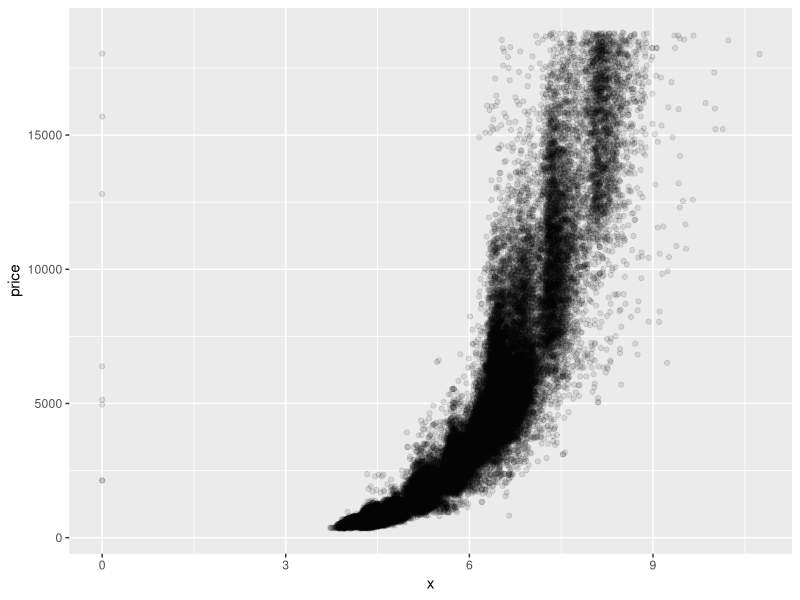
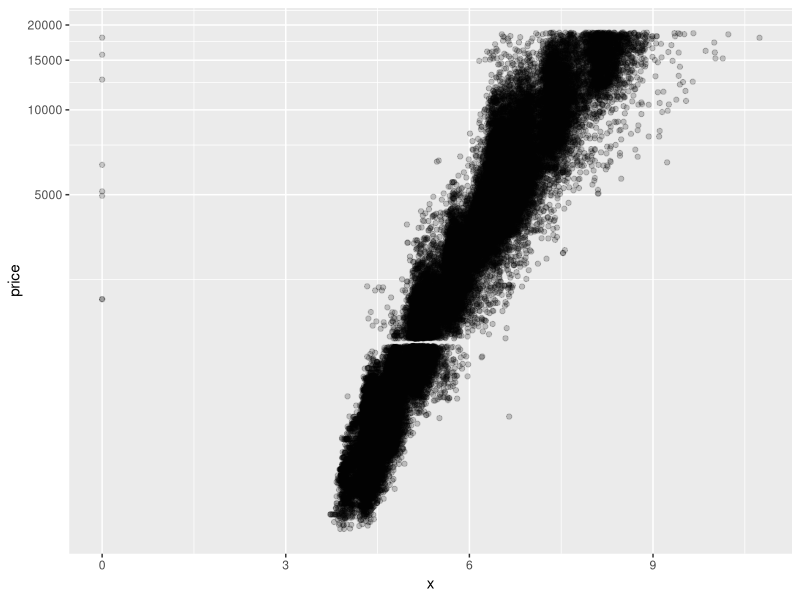
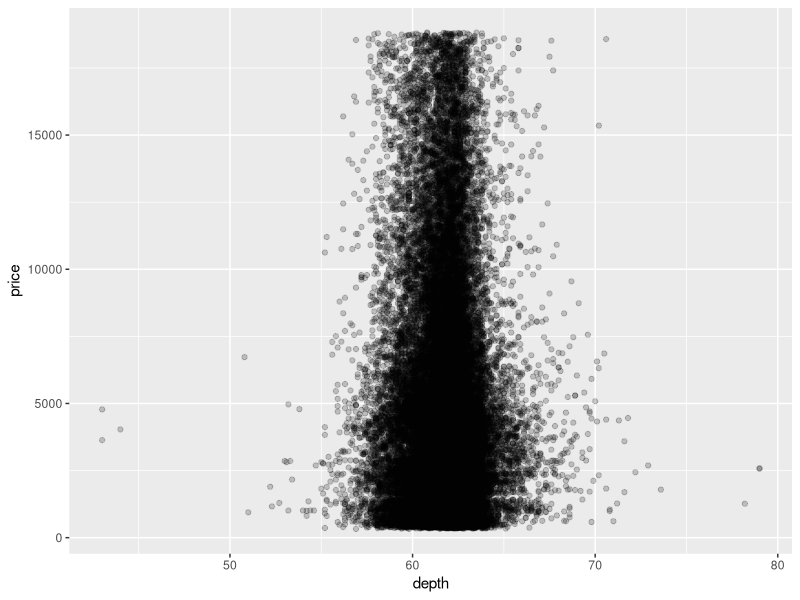
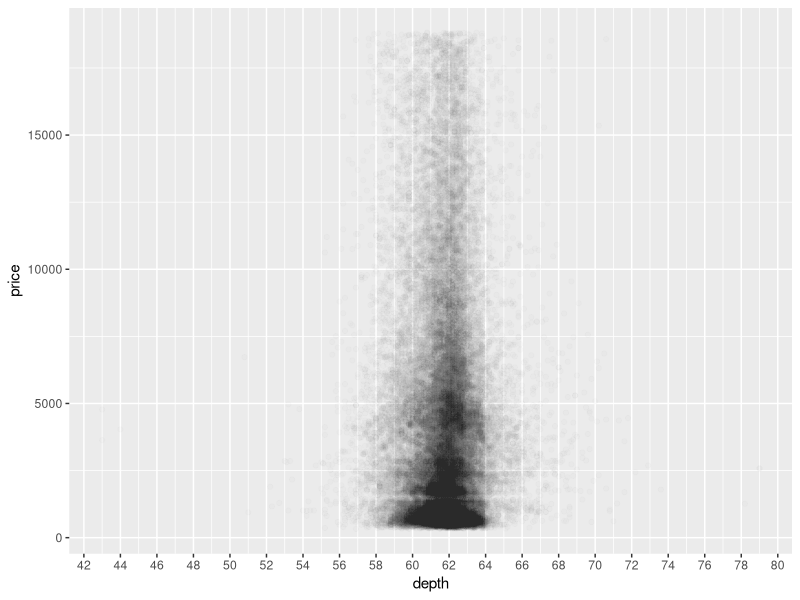
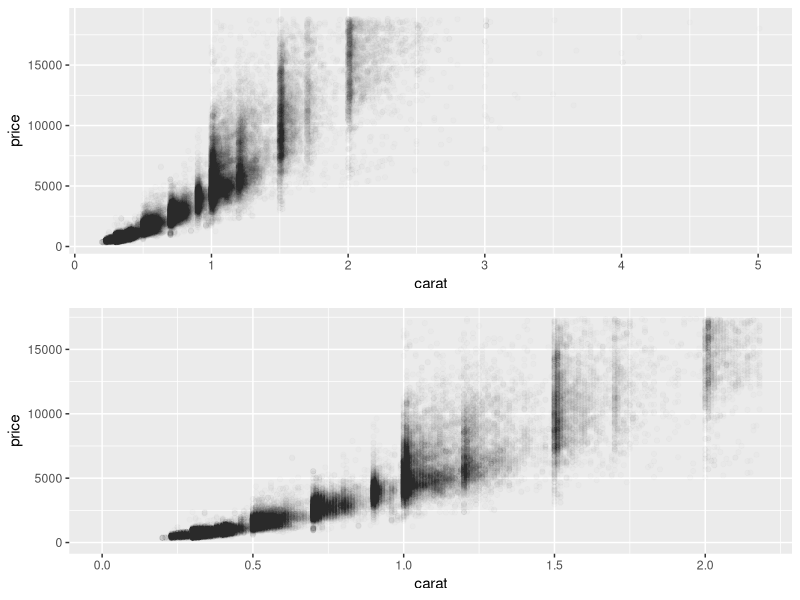
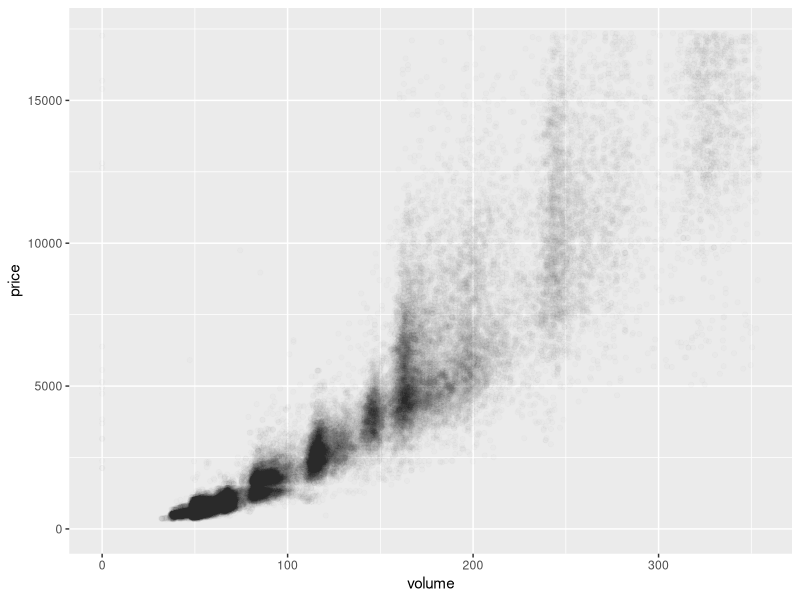
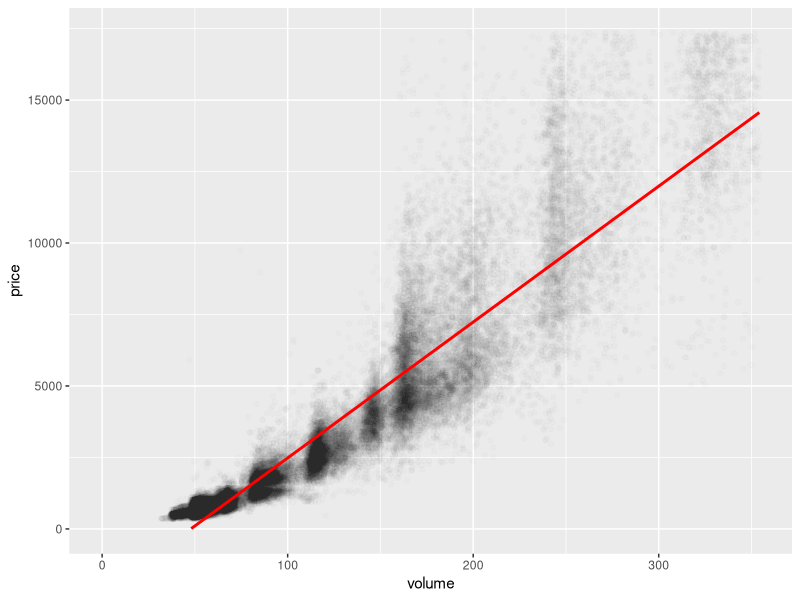
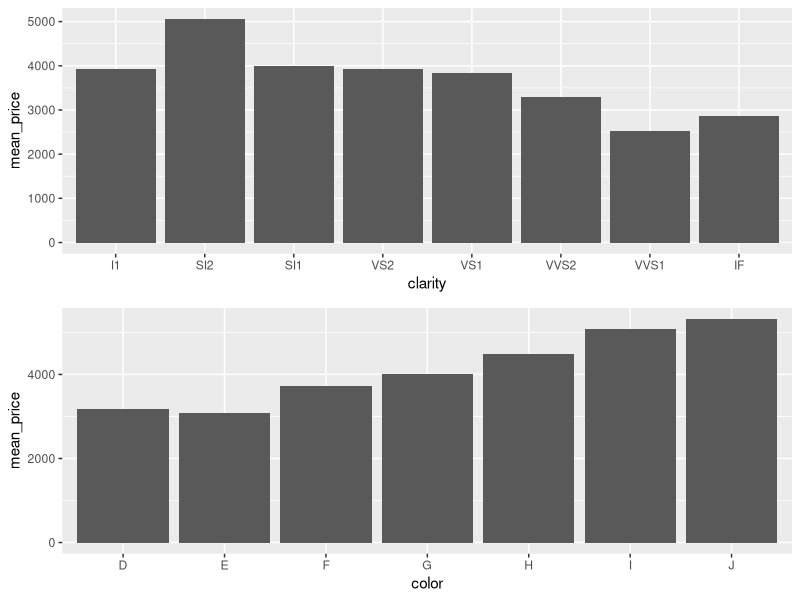

Write the R code that produced these figures, in order.
## ---- chunk 1
getwd()
setwd("D:/learn_data_analysis/R basic/lesson4")

library(ggplot2)

data(diamonds)

names(diamonds)
head(diamonds)

ggplot(data = diamonds, aes(x = x, y = price)) +
  geom_point(alpha = 1/10)
## ---- chunk 2
ggplot(data = diamonds, aes(x = x, y = price)) +
  geom_point(alpha = 1/5) +
  coord_trans(y = "log2")

## ---- chunk 3
cor.test(diamonds$x, diamonds$price)
cor.test(diamonds$y, diamonds$price)
cor.test(diamonds$z, diamonds$price)
## ---- chunk 4
ggplot(data = diamonds, aes(x = depth, y = price)) +
  geom_point(alpha = 1/5)

## ---- chunk 5
ggplot(data = diamonds, aes(x = depth, y = price)) +
  geom_point(alpha = 1/100) +
  scale_x_continuous(breaks = seq(0, 80, 2))

## ---- chunk 6
cor.test(diamonds$depth, diamonds$price)
## ---- chunk 7
p1 <- ggplot(data = diamonds, aes(x = carat, y = price)) +
  geom_point(alpha = 1/100)

p2 <- ggplot(data = diamonds, aes(x = carat, y = price)) +
  geom_point(alpha = 1/100) +
  xlim(0, quantile(diamonds$carat, 0.99)) +
  ylim(0, quantile(diamonds$price, 0.99))

library(gridExtra)
grid.arrange(p1, p2, ncol =1)

## ---- chunk 8
diamonds$volume = with(diamonds, x * y * z)

ggplot(data = diamonds, aes(x = volume, y = price)) +
  geom_point(alpha = 1/100) +
  xlim(0, quantile(diamonds$volume, 0.99)) +
  ylim(0, quantile(diamonds$price, 0.99)) 
## ---- chunk 9
a <- subset(diamonds, volume != 0 & volume < 800)

cor.test(a$volume, a$price)
## ---- chunk 10
ggplot(data = a, aes(x = volume, y = price)) +
  geom_point(alpha = 1/100) +
  xlim(0, quantile(a$volume, 0.99)) +
  ylim(0, quantile(a$price, 0.99)) +
  geom_smooth(method = "lm", color = 'red')
## ---- chunk 11
library(dplyr)

diamondsByClarity <- diamonds %>%
  group_by(clarity) %>%
  summarise(mean_price = mean(price),
            median_price = median(price),
            min_price = min(price),
            max_price = max(price),
            n = n())

## ---- chunk 12
data(diamonds)
library(dplyr)

diamonds_by_clarity <- group_by(diamonds, clarity)
diamonds_mp_by_clarity <- summarise(diamonds_by_clarity, mean_price = mean(price))

diamonds_by_color <- group_by(diamonds, color)
diamonds_mp_by_color <- summarise(diamonds_by_color, mean_price = mean(price))



bar1 <- ggplot(data = diamonds_mp_by_clarity, aes(x = clarity, y = mean_price)) +
  geom_col()
bar2 <- ggplot(data = diamonds_mp_by_color, aes(x = color, y = mean_price)) +
  geom_col()

library(gridExtra)
grid.arrange(bar1, bar2, ncol =1)

## ---- chunk 13
getwd()
dir()

library(ggplot2)
pf <- read.csv('agriculture_land.csv', header = TRUE, sep = ',')
